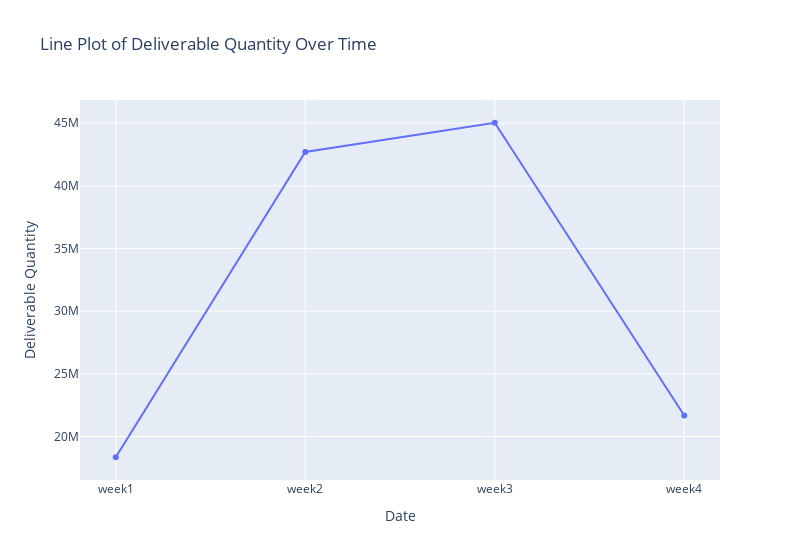

The notebook cell saved with this chart:
### Code cell
fig = go.Figure()


fig.add_trace(go.Scatter(x=x, y=y, mode='lines+markers', name='Deliverable Quantity'))

fig.update_layout(
    title='Line Plot of Deliverable Quantity Over Time',
    xaxis_title='Date',
    yaxis_title='Deliverable Quantity',
    template='plotly',
    width=800
)


fig.show()

### Figure 1 — Plotly figure (JSON) as saved in the notebook; plotly's stock layout.template omitted (floating-point values rounded to 4 significant figures)
{"data": [{"mode": "lines+markers", "name": "Deliverable Quantity", "type": "scatter", "x": ["week1", "week2", "week3", "week4"], "y": [18352301, 42705429, 45031605, 21687871]}], "layout": {"title": {"text": "Line Plot of Deliverable Quantity Over Time"}, "width": 800, "xaxis": {"title": {"text": "Date"}}, "yaxis": {"title": {"text": "Deliverable Quantity"}}}}
